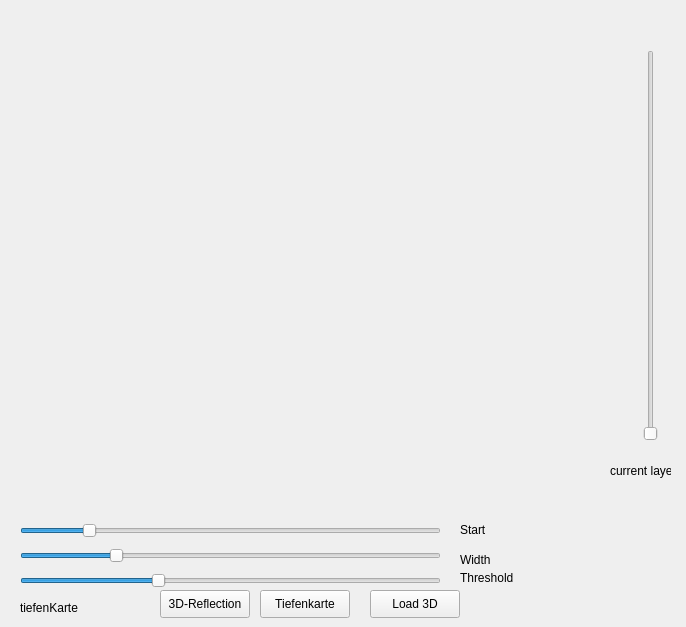
<?xml version="1.0" encoding="UTF-8"?>
<ui version="4.0">
 <class>Widget</class>
 <widget class="QWidget" name="Widget">
  <property name="geometry">
   <rect>
    <x>0</x>
    <y>0</y>
    <width>686</width>
    <height>627</height>
   </rect>
  </property>
  <property name="windowTitle">
   <string>Widget</string>
  </property>
  <widget class="QLabel" name="label_image_2">
   <property name="geometry">
    <rect>
     <x>0</x>
     <y>0</y>
     <width>512</width>
     <height>512</height>
    </rect>
   </property>
   <property name="text">
    <string/>
   </property>
  </widget>
  <widget class="QSlider" name="slider_start">
   <property name="geometry">
    <rect>
     <x>20</x>
     <y>520</y>
     <width>421</width>
     <height>22</height>
    </rect>
   </property>
   <property name="minimum">
    <number>-1024</number>
   </property>
   <property name="maximum">
    <number>3071</number>
   </property>
   <property name="singleStep">
    <number>1</number>
   </property>
   <property name="value">
    <number>-400</number>
   </property>
   <property name="orientation">
    <enum>Qt::Horizontal</enum>
   </property>
  </widget>
  <widget class="QSlider" name="slider_width">
   <property name="geometry">
    <rect>
     <x>20</x>
     <y>545</y>
     <width>421</width>
     <height>21</height>
    </rect>
   </property>
   <property name="minimum">
    <number>1</number>
   </property>
   <property name="maximum">
    <number>4095</number>
   </property>
   <property name="value">
    <number>900</number>
   </property>
   <property name="orientation">
    <enum>Qt::Horizontal</enum>
   </property>
  </widget>
  <widget class="QLabel" name="label_start">
   <property name="geometry">
    <rect>
     <x>460</x>
     <y>520</y>
     <width>121</width>
     <height>20</height>
    </rect>
   </property>
   <property name="text">
    <string>Start</string>
   </property>
   <property name="textFormat">
    <enum>Qt::RichText</enum>
   </property>
  </widget>
  <widget class="QLabel" name="label_width">
   <property name="geometry">
    <rect>
     <x>460</x>
     <y>550</y>
     <width>111</width>
     <height>20</height>
    </rect>
   </property>
   <property name="text">
    <string>Width</string>
   </property>
  </widget>
  <widget class="QSlider" name="slider_current_layer">
   <property name="geometry">
    <rect>
     <x>640</x>
     <y>50</y>
     <width>22</width>
     <height>391</height>
    </rect>
   </property>
   <property name="maximum">
    <number>129</number>
   </property>
   <property name="orientation">
    <enum>Qt::Vertical</enum>
   </property>
  </widget>
  <widget class="QLabel" name="label_current_layer">
   <property name="geometry">
    <rect>
     <x>610</x>
     <y>430</y>
     <width>61</width>
     <height>81</height>
    </rect>
   </property>
   <property name="text">
    <string>current layer</string>
   </property>
  </widget>
  <widget class="QPushButton" name="pushButton_layered">
   <property name="geometry">
    <rect>
     <x>370</x>
     <y>590</y>
     <width>90</width>
     <height>28</height>
    </rect>
   </property>
   <property name="text">
    <string>Load 3D</string>
   </property>
  </widget>
  <widget class="QLabel" name="label_threshold">
   <property name="geometry">
    <rect>
     <x>460</x>
     <y>570</y>
     <width>111</width>
     <height>16</height>
    </rect>
   </property>
   <property name="text">
    <string>Threshold</string>
   </property>
  </widget>
  <widget class="QSlider" name="slider_threshold">
   <property name="geometry">
    <rect>
     <x>20</x>
     <y>570</y>
     <width>421</width>
     <height>22</height>
    </rect>
   </property>
   <property name="minimum">
    <number>-1024</number>
   </property>
   <property name="maximum">
    <number>3071</number>
   </property>
   <property name="singleStep">
    <number>1</number>
   </property>
   <property name="value">
    <number>300</number>
   </property>
   <property name="orientation">
    <enum>Qt::Horizontal</enum>
   </property>
  </widget>
  <widget class="QPushButton" name="pushButton_tiefenKarte">
   <property name="geometry">
    <rect>
     <x>260</x>
     <y>590</y>
     <width>90</width>
     <height>28</height>
    </rect>
   </property>
   <property name="text">
    <string>Tiefenkarte</string>
   </property>
  </widget>
  <widget class="QLabel" name="label_tiefenKarte">
   <property name="geometry">
    <rect>
     <x>20</x>
     <y>600</y>
     <width>111</width>
     <height>16</height>
    </rect>
   </property>
   <property name="text">
    <string>tiefenKarte</string>
   </property>
  </widget>
  <widget class="QPushButton" name="pushButton_reflect">
   <property name="geometry">
    <rect>
     <x>160</x>
     <y>590</y>
     <width>90</width>
     <height>28</height>
    </rect>
   </property>
   <property name="text">
    <string>3D-Reflection</string>
   </property>
  </widget>
 </widget>
 <layoutdefault spacing="6" margin="11"/>
 <resources/>
 <connections/>
</ui>
